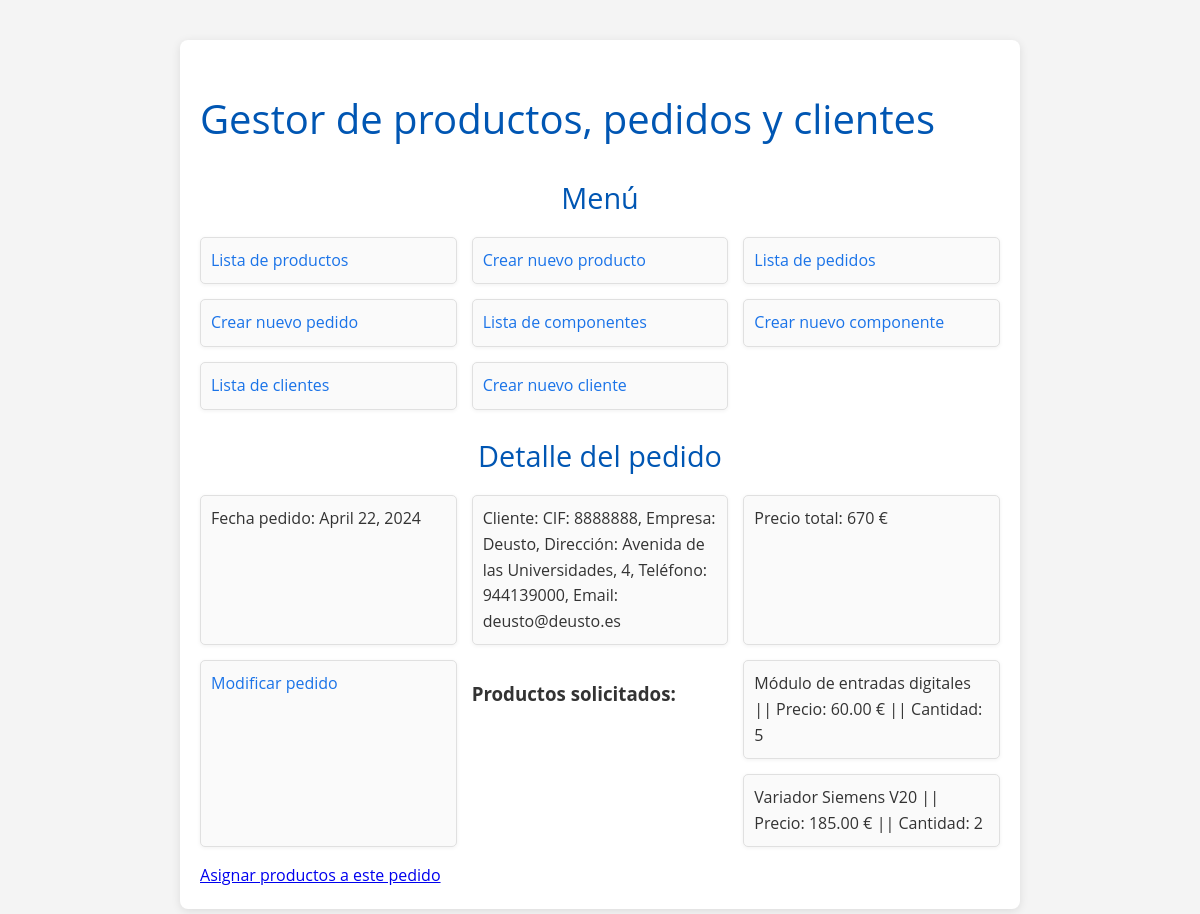
Screenshot of /appDjango/pedidos/27 with the database file from the repository.
### appDjango/models.py (models this page shows, shortened)
class Pedido(models.Model):
    referencia_pedido = models.AutoField(primary_key=True)
    fecha_pedido = models.DateField()
    cif_cliente = models.ForeignKey(Cliente, on_delete=models.CASCADE)
    precio_total = models.DecimalField(max_digits=10, decimal_places=2, default=0.0)
    class Meta:
        verbose_name_plural = "Pedidos"
        verbose_name = "Pedido"
        ordering = ["fecha_pedido"]

class Cliente(models.Model):
    cif_cliente = models.CharField(max_length=100, primary_key=True)
    nombre_empresa_cliente = models.CharField(max_length=255)
    direccion_cliente = models.CharField(max_length=255)
    telefono_cliente = models.IntegerField()
    email_cliente = models.EmailField()
    def __str__(self):
        return (f"CIF: {self.cif_cliente}, Empresa: {self.nombre_empresa_cliente}, Dirección: {self.direccion_cliente},"
                f" Teléfono: {self.telefono_cliente}, Email: {self.email_cliente}")
    class Meta:
        verbose_name_plural = "Clientes"
        verbose_name = "Cliente"
        ordering = ["cif_cliente"]

class Contenidopedido(models.Model):
    referencia_pedido = models.ForeignKey(Pedido, on_delete=models.CASCADE)
    referencia_producto = models.ForeignKey(Producto, on_delete=models.CASCADE)
    cantidad_producto = models.IntegerField()
    class Meta:
        ordering = ["referencia_pedido"]

class Producto(models.Model):
    referencia_producto = models.AutoField(primary_key=True)
    nombre_producto = models.CharField(max_length=255)
    precio_producto = models.DecimalField(max_digits=10, decimal_places=2)
    descripcion_producto = models.TextField()
    categoria_producto = models.CharField(max_length=100)
    class Meta:
        verbose_name_plural = "Productos"
        verbose_name = "Producto"
        ordering = ["nombre_producto"]

### appDjango/views.py (the view)
# urls.py: path('pedidos/<int:pk>', PedidoDetailView.as_view(), name='pedidos_show'),
class PedidoDetailView(DetailView):
    model = Pedido
    def get_context_data(self, **kwargs):
        context = super().get_context_data(**kwargs)
        pedido = self.object
        precio_total = pedido.contenidopedido_set.annotate(
            precio_total_producto=F('referencia_producto__precio_producto') * F('cantidad_producto')
        ).aggregate(total=Sum('precio_total_producto'))['total']
        pedido.precio_total = precio_total or 0  # si no hay productos asociados precio total=0
        pedido.save()
        return context

### templates/appDjango/pedido_detail.html
{% extends 'base.html' %}
{% block contenido %}
    <h2>Detalle del pedido</h2>
    {% if object %}
        <ul>
            <li>Fecha pedido: {{ object.fecha_pedido }}</li>
            <li>Cliente: {{ object.cif_cliente }}</li>
            <li>Precio total: {{ object.precio_total }} €</li>
            <li><a href="{% url 'pedido_update' object.pk %}">Modificar pedido</a></li>
            <h3>Productos solicitados:</h3>
            <ul>
                {% for producto_pedido in object.contenidopedido_set.all %}
                    <li>{{ producto_pedido.referencia_producto.nombre_producto }} || Precio:
                        {{ producto_pedido.referencia_producto.precio_producto }} € || Cantidad:
                        {{ producto_pedido.cantidad_producto }}</li>
                {% endfor %}
            </ul>
        </ul>
        <a href="{% url 'asignar_productos_pedido' pk_pedido=pedido.pk %}">Asignar productos a este pedido</a>
    {% else %}
        <p>No existe este pedido.</p>
    {% endif %}
{% endblock %}

### static/css/estilos.css (style rules this page uses)
body { font-family: 'Open Sans', Arial, sans-serif; background-color: #f4f4f4; color: #333; line-height: 1.6; margin: 0; padding: 0; }
h1, h2 { color: #0056b3; font-weight: normal; }
h2 { font-size: 1.8rem; margin-bottom: 0.5rem; text-align: center; }
ul { list-style: none; padding: 0; display: grid; grid-template-columns: repeat(auto-fill, minmax(250px, 1fr)); gap: 15px; }
ul li { background-color: #fafafa; border: 1px solid #e0e0e0; border-radius: 5px; padding: 10px; box-shadow: 0 1px 4px rgba(0, 0, 0, 0.06); }
ul li a { color: #1a73e8; text-decoration: none; display: block; }

### rows the page displays
Pedido: fecha_pedido "April 22, 2024", cif_cliente "CIF: 8888888, Empresa: Deusto, Dirección: Avenida de las Universidades, 4, Teléfono: 944139000, Email: deusto@deusto.es", precio_total "670"
Contenidopedido: referencia_producto.nombre_producto "Módulo de entradas digitales", referencia_producto.precio_producto "60.00", cantidad_producto "5"
Contenidopedido: referencia_producto.nombre_producto "Variador Siemens V20", referencia_producto.precio_producto "185.00", cantidad_producto "2"
